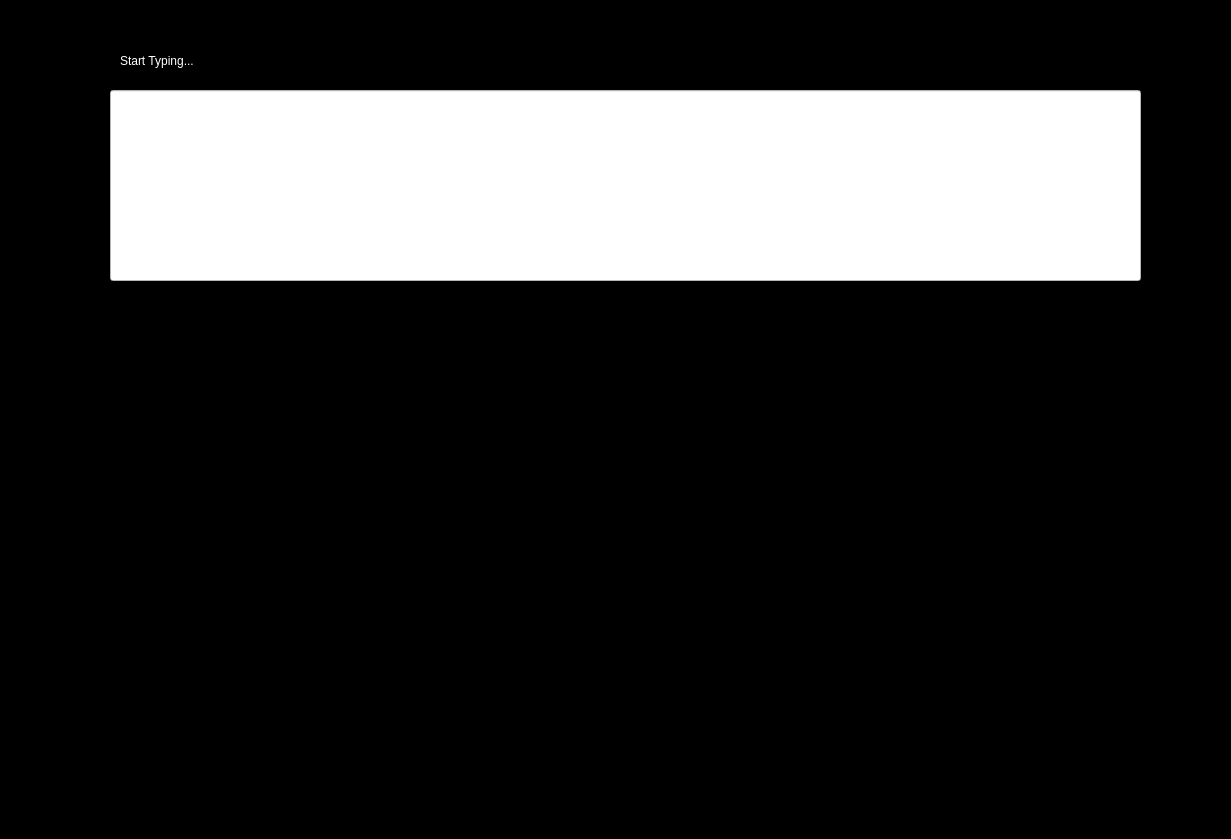
<?xml version="1.0" encoding="UTF-8"?>
<ui version="4.0">
 <class>Dialog</class>
 <widget class="QDialog" name="Dialog">
  <property name="geometry">
   <rect>
    <x>0</x>
    <y>0</y>
    <width>1231</width>
    <height>839</height>
   </rect>
  </property>
  <property name="windowTitle">
   <string>Dialog</string>
  </property>
  <widget class="QWidget" name="widget" native="true">
   <property name="geometry">
    <rect>
     <x>-10</x>
     <y>-20</y>
     <width>1251</width>
     <height>861</height>
    </rect>
   </property>
   <property name="styleSheet">
    <string notr="true">background-color: rgb(0, 0, 0);
color: rgb(255, 255, 255);</string>
   </property>
   <widget class="QLineEdit" name="lineEdit">
    <property name="geometry">
     <rect>
      <x>120</x>
      <y>110</y>
      <width>1031</width>
      <height>191</height>
     </rect>
    </property>
    <property name="toolTip">
     <string/>
    </property>
    <property name="statusTip">
     <string/>
    </property>
    <property name="whatsThis">
     <string/>
    </property>
    <property name="styleSheet">
     <string notr="true">color: rgb(255, 0, 0);
background-color: rgb(255, 255, 255);</string>
    </property>
   </widget>
   <widget class="QLabel" name="label">
    <property name="geometry">
     <rect>
      <x>130</x>
      <y>60</y>
      <width>171</width>
      <height>41</height>
     </rect>
    </property>
    <property name="styleSheet">
     <string notr="true">font-size: 20;</string>
    </property>
    <property name="text">
     <string>Start Typing...</string>
    </property>
   </widget>
  </widget>
 </widget>
 <resources/>
 <connections/>
</ui>
